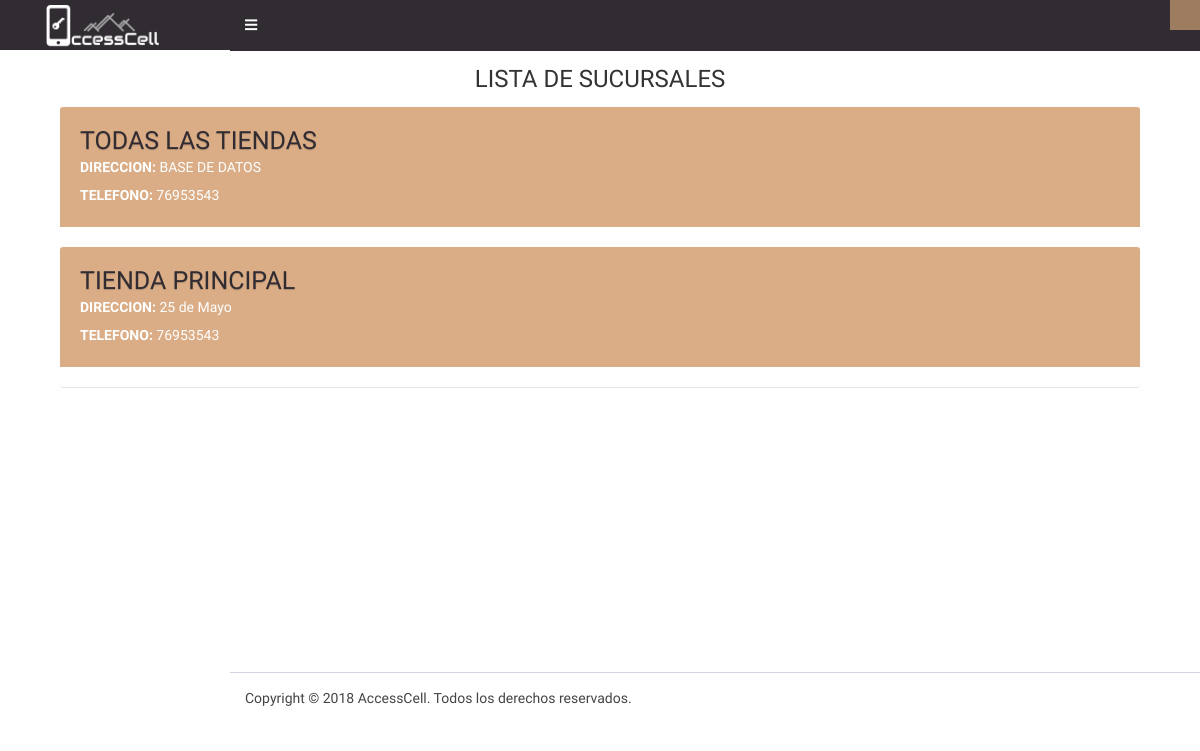
The page /admin-sucursales.php on the database as committed earlier.
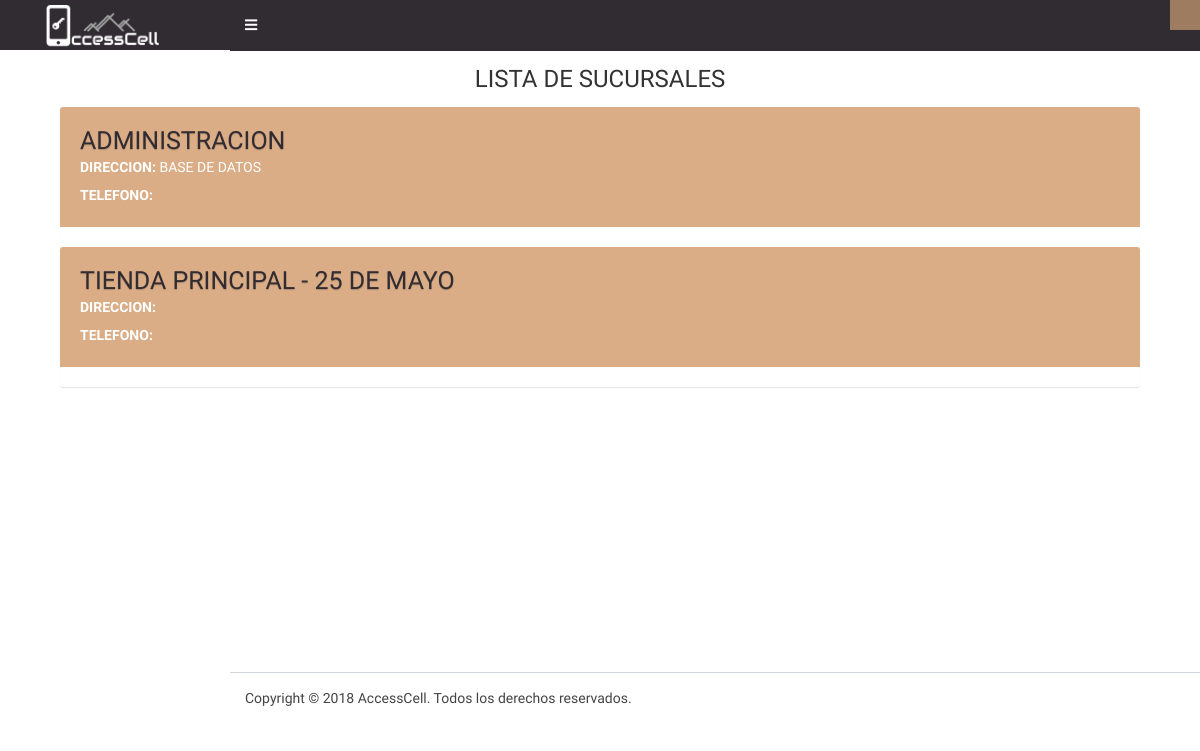
The same page on the database as committed later.
### tables this page shows
CREATE TABLE `sucursal` (
  `idsucursal` int(11) NOT NULL,
  `razon_social` varchar(100) NOT NULL,
  `direccion` varchar(150) NOT NULL,
  `telefono` varchar(15) NOT NULL
);

### admin-sucursales.php (the view, shortened to what this page needs)
<!DOCTYPE html>
<html>
<head>
    <?php include_once('includes/head.php');?>
</head>
<body class="hold-transition skin-primary">
    <div>
        <?php include 'includes/admin-header.php';
            $resultsucursales = $conn->query("SELECT * FROM sucursal");
        ?>
        <div class="container">
            <section class="content-header">
                <h1 class="center">LISTA DE SUCURSALES</h1>
            </section>
            <section class="content container-fluid">
                <div class="col-md-12">
                    <div class="box box-widget widget-user">
                        <?php if ($resultsucursales->num_rows >= 1) {
                            while($row = $resultsucursales->fetch_assoc()) {
                                echo "<a href='admin-dashboard.php?ID={$row['idsucursal']}'>";
                                echo "<div class='widget-user-header bg-primary-sucursal'>";
                                    echo "<h1 class='widget-user-username'>".$row["razon_social"]."</h1>";
                                    echo "<h5 class='widget-user-desc'><b>DIRECCION: </b>".$row["direccion"]."</h5><b>TELEFONO:</b> ".$row["telefono"];
                                echo "</div><br>";
                                echo "</a>";
                            }
                            } else {
                                echo "0 resultados";
                            }
                        ?>
                    </div>
                </div>
            </section>
            <section class="content container-fluid">
            </section>
        </div>
        <?php include 'includes/admin-footer.php';?>
    </div>
</body>
</html>

### includes/head.php (shortened to what this page needs)
<link rel="stylesheet" href="https://maxcdn.bootstrapcdn.com/bootstrap/3.3.7/css/bootstrap.min.css">
<link href="dist/css/main.css" rel="stylesheet">
<link href="dist/css/AdminLTE.css" rel="stylesheet">
<link href="dist/css/skins/_all-skins.css" rel="stylesheet">
<link href="https://cdnjs.cloudflare.com/ajax/libs/select2/4.0.6-rc.0/css/select2.min.css" rel="stylesheet" />
<link href="https://use.fontawesome.com/releases/v5.0.13/css/all.css" rel="stylesheet">
<link href="https://cdn.datatables.net/1.10.16/css/jquery.dataTables.min.css" rel="stylesheet">
<link href="https://cdn.datatables.net/buttons/1.5.1/css/buttons.dataTables.min.css" rel="stylesheet">

### includes/admin-header.php (shortened to what this page needs)
<header class="main-header">
    <a class="logo" href="admin-dashboard.php">
        <img class="img-responsive logo-lg" src="dist/img/Logo.png" alt="LOGO ACCESSCELL" width="70%">
    </a>
    <nav class="navbar navbar-static-top" role="navigation">
        <a class="sidebar-toggle" data-toggle="push-menu" href="#" role="button">
            </a>
        <div class="navbar-custom-menu">
            <ul class="nav navbar-nav">
                <li class="dropdown user user-menu">
                    <a class="dropdown-toggle" data-toggle="dropdown" href="#">
                        </a>
                </li>
            </ul>
        </div>
    </nav>
</header>

### includes/admin-footer.php (shortened to what this page needs)
<footer class="main-footer">
    Copyright © 2018 AccessCell. Todos los derechos reservados.
</footer>

Rows that differ between the two databases and show on the page:
changed sucursal "BASE DE DATOS": razon_social "TODAS LAS TIENDAS" → "ADMINISTRACION"; telefono "76953543" → (not shown)
changed sucursal: razon_social "TIENDA PRINCIPAL" → "TIENDA PRINCIPAL - 25 DE MAYO"; direccion "25 de Mayo" → (not shown); telefono "76953543" → (not shown)
